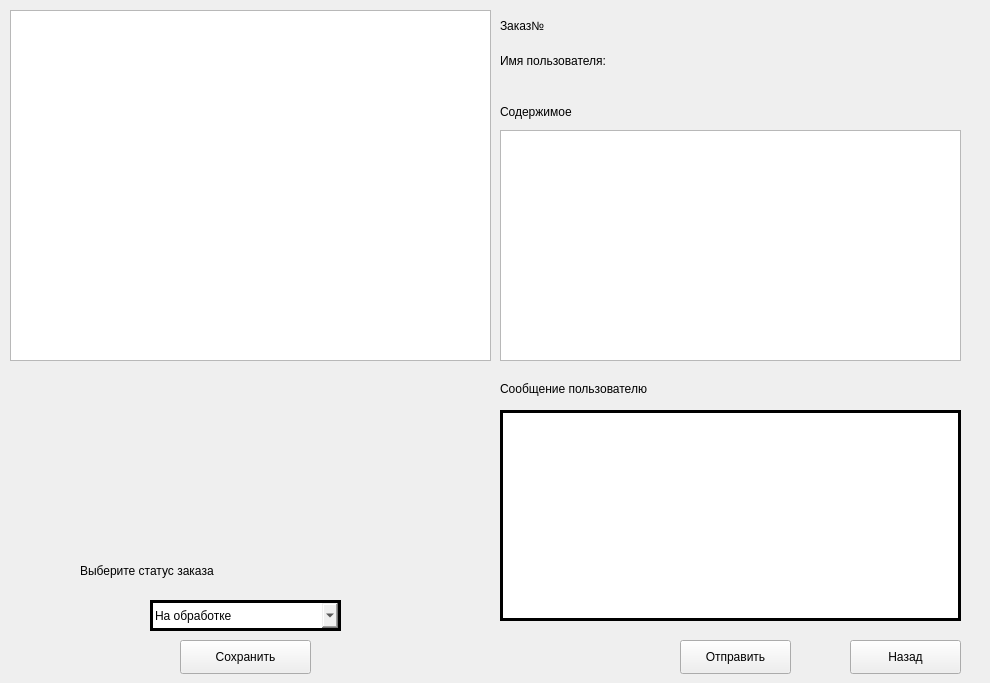
    <widget class="QWidget" name="page_10">
     <widget class="QTableView" name="tableView_ordersList_onOrdersListAdmin">
      <property name="geometry">
       <rect>
        <x>10</x>
        <y>10</y>
        <width>481</width>
        <height>351</height>
       </rect>
      </property>
     </widget>
     <widget class="QLabel" name="label_orderNumber_onOrdersListAdmin">
      <property name="geometry">
       <rect>
        <x>500</x>
        <y>10</y>
        <width>481</width>
        <height>31</height>
       </rect>
      </property>
      <property name="styleSheet">
       <string notr="true">background-color: none;

font:15pt &quot;Simple Bold Jut Out&quot;;
qproperty-alignment: AlignCenter;</string>
      </property>
      <property name="text">
       <string>Заказ№</string>
      </property>
     </widget>
     <widget class="QLabel" name="label_userName_onOrdersListAdmin">
      <property name="geometry">
       <rect>
        <x>500</x>
        <y>40</y>
        <width>481</width>
        <height>41</height>
       </rect>
      </property>
      <property name="styleSheet">
       <string notr="true">background-color: none;

font:15pt &quot;Simple Bold Jut Out&quot;;
</string>
      </property>
      <property name="text">
       <string>Имя пользователя:</string>
      </property>
     </widget>
     <widget class="QComboBox" name="comboBox_orderStatus_onOrdersListAdmin">
      <property name="geometry">
       <rect>
        <x>150</x>
        <y>600</y>
        <width>191</width>
        <height>31</height>
       </rect>
      </property>
      <property name="styleSheet">
       <string notr="true">
	

	border: 3px solid rgb(0, 0, 0);

	font: 600 10pt &quot;Segoe UI Semibold&quot;;
	background-color:none;</string>
      </property>
      <item>
       <property name="text">
        <string>На обработке</string>
       </property>
      </item>
      <item>
       <property name="text">
        <string>Отправлен</string>
       </property>
      </item>
      <item>
       <property name="text">
        <string>В пути</string>
       </property>
      </item>
      <item>
       <property name="text">
        <string>Готов к выдаче</string>
       </property>
      </item>
     </widget>
     <widget class="QLabel" name="label_orderStatus_onOrdersListAdmin">
      <property name="geometry">
       <rect>
        <x>80</x>
        <y>550</y>
        <width>391</width>
        <height>41</height>
       </rect>
      </property>
      <property name="styleSheet">
       <string notr="true">background-color: none;

font:15pt &quot;Simple Bold Jut Out&quot;;
</string>
      </property>
      <property name="text">
       <string>Выберите статус заказа</string>
      </property>
     </widget>
     <widget class="QPushButton" name="pushButton_saveComboBoxVal_onOrdersListAdmin">
      <property name="geometry">
       <rect>
        <x>180</x>
        <y>640</y>
        <width>131</width>
        <height>34</height>
       </rect>
      </property>
      <property name="text">
       <string>Сохранить</string>
      </property>
     </widget>
     <widget class="QPlainTextEdit" name="plainTextEdit_messageToUser_onOrdersListAdmin">
      <property name="geometry">
       <rect>
        <x>500</x>
        <y>410</y>
        <width>461</width>
        <height>211</height>
       </rect>
      </property>
      <property name="styleSheet">
       <string notr="true">
	border: 3px solid rgb(0, 0, 0);

	font: 600 10pt &quot;Segoe UI Semibold&quot;;
	background-color:none;</string>
      </property>
     </widget>
     <widget class="QLabel" name="label_messageToUser_onOrdersListAdmin">
      <property name="geometry">
       <rect>
        <x>500</x>
        <y>373</y>
        <width>391</width>
        <height>31</height>
       </rect>
      </property>
      <property name="styleSheet">
       <string notr="true">background-color: none;

font:13pt &quot;Simple Bold Jut Out&quot;;</string>
      </property>
      <property name="text">
       <string>Сообщение пользователю</string>
      </property>
     </widget>
     <widget class="QPushButton" name="pushButton_backToAdminPanel_onOrdersListAdmin">
      <property name="geometry">
       <rect>
        <x>850</x>
        <y>640</y>
        <width>111</width>
        <height>34</height>
       </rect>
      </property>
      <property name="text">
       <string>Назад</string>
      </property>
     </widget>
     <widget class="QPushButton" name="pushButton_sendMessage_onOrdersListAdmin">
      <property name="geometry">
       <rect>
        <x>680</x>
        <y>640</y>
        <width>111</width>
        <height>34</height>
       </rect>
      </property>
      <property name="text">
       <string>Отправить</string>
      </property>
     </widget>
     <widget class="QTableView" name="tableView_productList_onOrdersListAdmin">
      <property name="geometry">
       <rect>
        <x>500</x>
        <y>130</y>
        <width>461</width>
        <height>231</height>
       </rect>
      </property>
     </widget>
     <widget class="QLabel" name="label_28">
      <property name="geometry">
       <rect>
        <x>500</x>
        <y>100</y>
        <width>161</width>
        <height>24</height>
       </rect>
      </property>
      <property name="styleSheet">
       <string notr="true">background-color: none;

font:13pt &quot;Simple Bold Jut Out&quot;;
</string>
      </property>
      <property name="text">
       <string>Содержимое</string>
      </property>
     </widget>
     <widget class="QLabel" name="label_lookAdress_onOrdersListAdmin">
      <property name="geometry">
       <rect>
        <x>10</x>
        <y>373</y>
        <width>491</width>
        <height>171</height>
       </rect>
      </property>
      <property name="styleSheet">
       <string notr="true">background-color: none;

font:14pt &quot;Simple Bold Jut Out&quot;;
</string>
      </property>
      <property name="text">
       <string/>
      </property>
     </widget>
    </widget>
